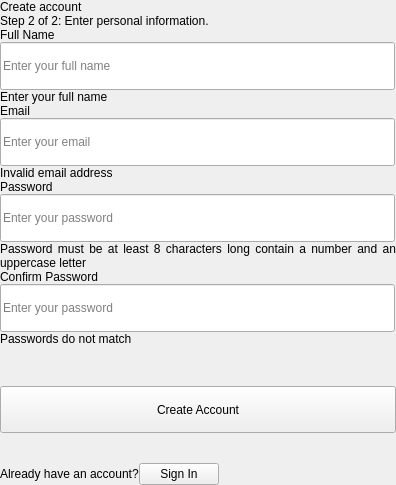
          <widget class="QWidget" name="registration_page">
           <layout class="QVBoxLayout" name="registration_layout">
            <property name="spacing">
             <number>0</number>
            </property>
            <property name="leftMargin">
             <number>0</number>
            </property>
            <property name="topMargin">
             <number>0</number>
            </property>
            <property name="rightMargin">
             <number>0</number>
            </property>
            <property name="bottomMargin">
             <number>0</number>
            </property>
            <item alignment="Qt::AlignHCenter|Qt::AlignVCenter">
             <widget class="QFrame" name="reg_main_frame">
              <layout class="QVBoxLayout" name="reg_main_layout">
               <property name="spacing">
                <number>0</number>
               </property>
               <property name="leftMargin">
                <number>0</number>
               </property>
               <property name="topMargin">
                <number>0</number>
               </property>
               <property name="rightMargin">
                <number>0</number>
               </property>
               <property name="bottomMargin">
                <number>0</number>
               </property>
               <item>
                <widget class="QLabel" name="reg_header">
                 <property name="text">
                  <string>Create account</string>
                 </property>
                 <property name="alignment">
                  <set>Qt::AlignJustify|Qt::AlignVCenter</set>
                 </property>
                </widget>
               </item>
               <item>
                <widget class="QLabel" name="reg_text">
                 <property name="text">
                  <string>Step 2 of 2: Enter personal information.</string>
                 </property>
                 <property name="alignment">
                  <set>Qt::AlignJustify|Qt::AlignVCenter</set>
                 </property>
                </widget>
               </item>
               <item>
                <widget class="QLabel" name="reg_name_label">
                 <property name="text">
                  <string>Full Name</string>
                 </property>
                 <property name="alignment">
                  <set>Qt::AlignJustify|Qt::AlignVCenter</set>
                 </property>
                </widget>
               </item>
               <item>
                <widget class="QLineEdit" name="reg_name_input">
                 <property name="enabled">
                  <bool>true</bool>
                 </property>
                 <property name="minimumSize">
                  <size>
                   <width>395</width>
                   <height>48</height>
                  </size>
                 </property>
                 <property name="maximumSize">
                  <size>
                   <width>395</width>
                   <height>48</height>
                  </size>
                 </property>
                 <property name="placeholderText">
                  <string>Enter your full name</string>
                 </property>
                </widget>
               </item>
               <item>
                <widget class="QLabel" name="reg_error_name">
                 <property name="text">
                  <string>Enter your full name</string>
                 </property>
                 <property name="alignment">
                  <set>Qt::AlignJustify|Qt::AlignVCenter</set>
                 </property>
                </widget>
               </item>
               <item>
                <widget class="QLabel" name="reg_email_label">
                 <property name="text">
                  <string>Email</string>
                 </property>
                 <property name="alignment">
                  <set>Qt::AlignJustify|Qt::AlignVCenter</set>
                 </property>
                </widget>
               </item>
               <item>
                <widget class="QLineEdit" name="reg_email_input">
                 <property name="enabled">
                  <bool>true</bool>
                 </property>
                 <property name="minimumSize">
                  <size>
                   <width>395</width>
                   <height>48</height>
                  </size>
                 </property>
                 <property name="maximumSize">
                  <size>
                   <width>395</width>
                   <height>48</height>
                  </size>
                 </property>
                 <property name="placeholderText">
                  <string>Enter your email</string>
                 </property>
                </widget>
               </item>
               <item>
                <widget class="QLabel" name="reg_error_email">
                 <property name="focusPolicy">
                  <enum>Qt::NoFocus</enum>
                 </property>
                 <property name="text">
                  <string>Invalid email address</string>
                 </property>
                 <property name="alignment">
                  <set>Qt::AlignJustify|Qt::AlignVCenter</set>
                 </property>
                </widget>
               </item>
               <item>
                <widget class="QLabel" name="reg_pass_label">
                 <property name="text">
                  <string>Password</string>
                 </property>
                 <property name="alignment">
                  <set>Qt::AlignJustify|Qt::AlignVCenter</set>
                 </property>
                </widget>
               </item>
               <item>
                <widget class="QLineEdit" name="reg_pass_input">
                 <property name="minimumSize">
                  <size>
                   <width>395</width>
                   <height>48</height>
                  </size>
                 </property>
                 <property name="maximumSize">
                  <size>
                   <width>395</width>
                   <height>48</height>
                  </size>
                 </property>
                 <property name="echoMode">
                  <enum>QLineEdit::Password</enum>
                 </property>
                 <property name="placeholderText">
                  <string>Enter your password</string>
                 </property>
                </widget>
               </item>
               <item>
                <widget class="QLabel" name="reg_error_pass">
                 <property name="text">
                  <string>Password must be at least 8 characters long contain a number and an uppercase letter</string>
                 </property>
                 <property name="alignment">
                  <set>Qt::AlignJustify|Qt::AlignVCenter</set>
                 </property>
                 <property name="wordWrap">
                  <bool>true</bool>
                 </property>
                </widget>
               </item>
               <item>
                <widget class="QLabel" name="reg_pass2_label">
                 <property name="text">
                  <string>Confirm Password</string>
                 </property>
                 <property name="alignment">
                  <set>Qt::AlignJustify|Qt::AlignVCenter</set>
                 </property>
                </widget>
               </item>
               <item>
                <widget class="QLineEdit" name="reg_pass2_input">
                 <property name="enabled">
                  <bool>true</bool>
                 </property>
                 <property name="minimumSize">
                  <size>
                   <width>395</width>
                   <height>48</height>
                  </size>
                 </property>
                 <property name="maximumSize">
                  <size>
                   <width>395</width>
                   <height>48</height>
                  </size>
                 </property>
                 <property name="echoMode">
                  <enum>QLineEdit::Password</enum>
                 </property>
                 <property name="placeholderText">
                  <string>Enter your password</string>
                 </property>
                </widget>
               </item>
               <item>
                <widget class="QLabel" name="reg_error_pass2">
                 <property name="text">
                  <string>Passwords do not match</string>
                 </property>
                 <property name="alignment">
                  <set>Qt::AlignJustify|Qt::AlignVCenter</set>
                 </property>
                </widget>
               </item>
               <item>
                <spacer name="reg_vertical_spacer">
                 <property name="orientation">
                  <enum>Qt::Vertical</enum>
                 </property>
                 <property name="sizeType">
                  <enum>QSizePolicy::Fixed</enum>
                 </property>
                 <property name="sizeHint" stdset="0">
                  <size>
                   <width>20</width>
                   <height>40</height>
                  </size>
                 </property>
                </spacer>
               </item>
               <item>
                <widget class="QPushButton" name="reg_create_acc_butt">
                 <property name="minimumSize">
                  <size>
                   <width>396</width>
                   <height>47</height>
                  </size>
                 </property>
                 <property name="maximumSize">
                  <size>
                   <width>396</width>
                   <height>47</height>
                  </size>
                 </property>
                 <property name="cursor">
                  <cursorShape>PointingHandCursor</cursorShape>
                 </property>
                 <property name="text">
                  <string>Create Account</string>
                 </property>
                </widget>
               </item>
               <item alignment="Qt::AlignLeft">
                <widget class="QFrame" name="reg_bot_frame">
                 <layout class="QHBoxLayout" name="reg_bot_layout">
                  <property name="spacing">
                   <number>0</number>
                  </property>
                  <property name="leftMargin">
                   <number>0</number>
                  </property>
                  <property name="topMargin">
                   <number>30</number>
                  </property>
                  <property name="rightMargin">
                   <number>0</number>
                  </property>
                  <property name="bottomMargin">
                   <number>0</number>
                  </property>
                  <item>
                   <widget class="QLabel" name="reg_bot_text">
                    <property name="text">
                     <string>Already have an account?</string>
                    </property>
                   </widget>
                  </item>
                  <item>
                   <widget class="QPushButton" name="reg_sign_but">
                    <property name="cursor">
                     <cursorShape>PointingHandCursor</cursorShape>
                    </property>
                    <property name="text">
                     <string>Sign In</string>
                    </property>
                   </widget>
                  </item>
                 </layout>
                </widget>
               </item>
              </layout>
             </widget>
            </item>
           </layout>
          </widget>
